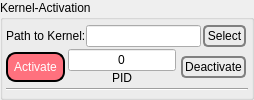
           <widget class="QGroupBox" name="kernelBox">
            <property name="title">
             <string>Kernel-Activation</string>
            </property>
            <layout class="QVBoxLayout" name="verticalLayout_23">
             <property name="spacing">
              <number>0</number>
             </property>
             <property name="margin">
              <number>3</number>
             </property>
             <item>
              <layout class="QHBoxLayout" name="horizontalLayout_7">
               <property name="spacing">
                <number>0</number>
               </property>
               <property name="topMargin">
                <number>0</number>
               </property>
               <item>
                <widget class="QLabel" name="label_18">
                 <property name="text">
                  <string>Path to Kernel:</string>
                 </property>
                 <property name="buddy">
                  <cstring>kernelPath</cstring>
                 </property>
                </widget>
               </item>
               <item>
                <widget class="QLineEdit" name="kernelPath"/>
               </item>
               <item>
                <widget class="QPushButton" name="selectKernelPath">
                 <property name="styleSheet">
                  <string notr="true">QPushButton {
 border: 2px solid gray;
 background-color: qlineargradient(x1: 0, y1: 0, x2: 0, y2: 1,
                                   stop: 0 #E0E0E0, stop: 1 #FFFFFF);
 border-radius: 5px;
 margin: 2px;
 padding: 2px;
 }




QPushButton:hover { 
background-color: qlineargradient(x1: 0, y1: 0, x2: 0, y2: 1,
                                   stop: 0 rgb(254,229,172), stop: 1 #FFFFFF);
background-position: top center; } 



QPushButton:pressed {
     background-color: darkgrey;
     border-style: inset;
 }
</string>
                 </property>
                 <property name="text">
                  <string>Select</string>
                 </property>
                 <property name="icon">
                  <iconset resource="../Icons/icons.qrc">
                   <normaloff>:/nuvola/ok.png</normaloff>:/nuvola/ok.png</iconset>
                 </property>
                </widget>
               </item>
              </layout>
             </item>
             <item>
              <layout class="QHBoxLayout" name="horizontalLayout_11">
               <property name="spacing">
                <number>3</number>
               </property>
               <property name="topMargin">
                <number>0</number>
               </property>
               <property name="bottomMargin">
                <number>3</number>
               </property>
               <item>
                <widget class="QPushButton" name="activateKernel">
                 <property name="styleSheet">
                  <string notr="true">QPushButton#activateKernel {
     background-color: #FF717E;
     color: white;
     border-style: outset;
     border-width: 2px;
     border-radius: 10px;
     border-color: black;
     min-width: 5em;
     padding: 6px;
 }


QPushButton#activateKernel:pressed {
     background-color: darkgrey;
     border-style: inset;
 }

QPushButton#activateKernel:hover {
background-color: qlineargradient(x1: 0, y1: 0, x2: 0, y2: 1,
                                   stop: 0 rgb(254,229,172), stop: 1 #FFFFFF);
background-position: top center; 
 }


</string>
                 </property>
                 <property name="text">
                  <string>Activate</string>
                 </property>
                 <property name="icon">
                  <iconset resource="../Icons/icons.qrc">
                   <normaloff>:/nuvola/activate.png</normaloff>:/nuvola/activate.png</iconset>
                 </property>
                 <property name="iconSize">
                  <size>
                   <width>40</width>
                   <height>40</height>
                  </size>
                 </property>
                </widget>
               </item>
               <item>
                <layout class="QVBoxLayout" name="verticalLayout_29">
                 <property name="spacing">
                  <number>0</number>
                 </property>
                 <property name="rightMargin">
                  <number>0</number>
                 </property>
                 <item>
                  <widget class="QLineEdit" name="pid">
                   <property name="text">
                    <string>0</string>
                   </property>
                   <property name="alignment">
                    <set>Qt::AlignCenter</set>
                   </property>
                   <property name="readOnly">
                    <bool>true</bool>
                   </property>
                  </widget>
                 </item>
                 <item>
                  <widget class="QLabel" name="label_17">
                   <property name="text">
                    <string>PID</string>
                   </property>
                   <property name="alignment">
                    <set>Qt::AlignCenter</set>
                   </property>
                  </widget>
                 </item>
                </layout>
               </item>
               <item>
                <widget class="QPushButton" name="deactivateKernel">
                 <property name="sizePolicy">
                  <sizepolicy hsizetype="Fixed" vsizetype="Fixed">
                   <horstretch>0</horstretch>
                   <verstretch>0</verstretch>
                  </sizepolicy>
                 </property>
                 <property name="styleSheet">
                  <string notr="true">QPushButton {
 border: 2px solid gray;
 background-color: qlineargradient(x1: 0, y1: 0, x2: 0, y2: 1,
                                   stop: 0 #E0E0E0, stop: 1 #FFFFFF);
 border-radius: 5px;
 margin: 2px;
 padding: 2px;
 }



QPushButton:hover { 
background-color: qlineargradient(x1: 0, y1: 0, x2: 0, y2: 1,
                                   stop: 0 rgb(254,229,172), stop: 1 #FFFFFF);
background-position: top center; 
} 

QPushButton:pressed {
     background-color: darkgrey;
     border-style: inset;
 }


</string>
                 </property>
                 <property name="text">
                  <string>Deactivate</string>
                 </property>
                 <property name="icon">
                  <iconset resource="../Icons/icons.qrc">
                   <normaloff>:/nuvola/deactivate.png</normaloff>:/nuvola/deactivate.png</iconset>
                 </property>
                 <property name="iconSize">
                  <size>
                   <width>40</width>
                   <height>40</height>
                  </size>
                 </property>
                </widget>
               </item>
              </layout>
             </item>
             <item>
              <widget class="Line" name="line_4">
               <property name="orientation">
                <enum>Qt::Horizontal</enum>
               </property>
              </widget>
             </item>
            </layout>
           </widget>
